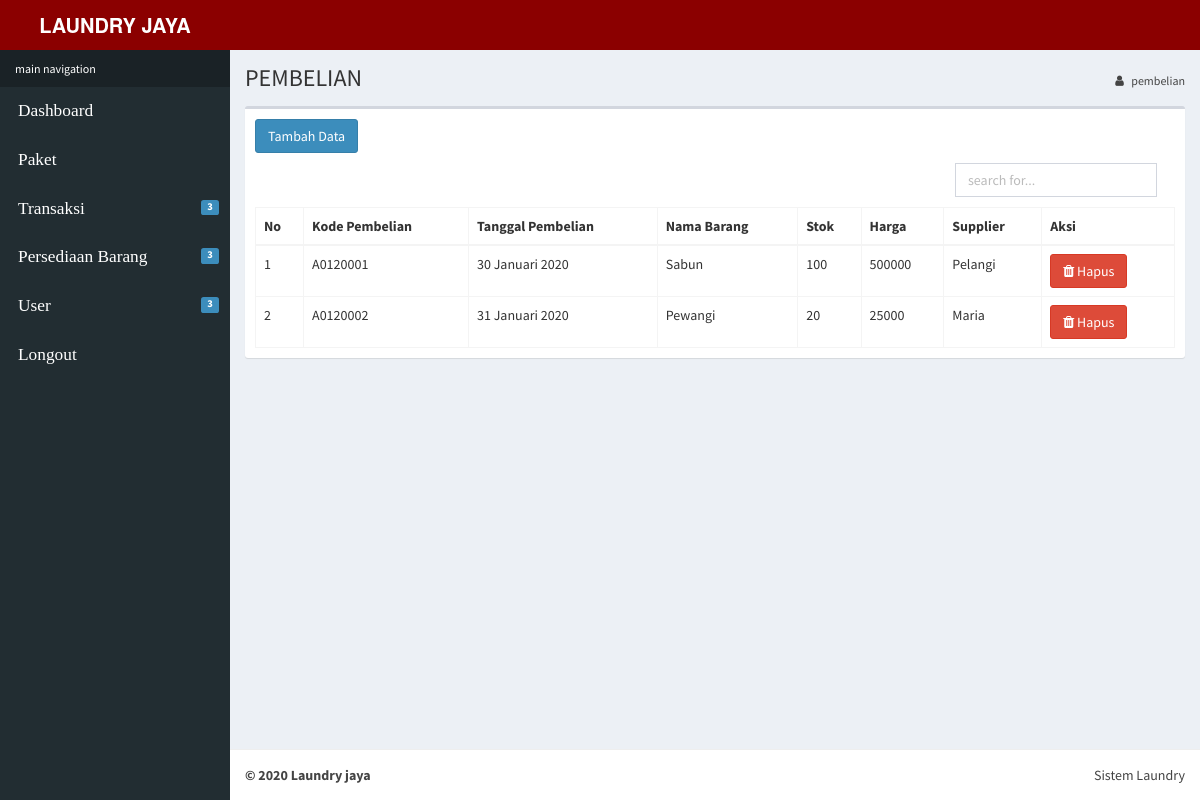
The app's page /index.php?p=pembelian (signed in) with its own data.
### tables this page shows
CREATE TABLE `pembelian` (
  `kode_pembelian` varchar(225) NOT NULL,
  `kode_barang` varchar(255) NOT NULL,
  `nama_barang` varchar(225) NOT NULL,
  `stok` int(225) NOT NULL,
  `tgl_pembelian` date NOT NULL,
  `harga` int(225) NOT NULL,
  `supplier` varchar(225) NOT NULL
);

### pembelian/pembelian_index.php (the view, shortened to what this page needs)
<section class="content-header">
  <h1>
     PEMBELIAN
  </h1>
  <ol class="breadcrumb">
    <li><a href="#"><i class="fa fa-user"></i>  pembelian</a></li>
  </ol>
</section>
<section class="content">
  <div class="row">
    <div class="col-xs-12">
      <div class="box">
        <div class="box-header">
        <a href="?p=input_pembelian">
          <button type="button" class="btn btn-primary">Tambah Data</button>
        </a>
        </div>
                <div class="box-body">
          <div class="col-md-12 col-sm-12">
            <div style="float: right; width: 50%; padding: 10px; margin-top: -20px; margin-right: -230px;">
              <form action="" method="post" class="d-none d-md-inline-block form-inline ml-auto mr-0 mr-md my-1 my-md-0">
                <div class="input-group">
                  <input type="text" class="form-control" name="cari" autofocus placeholder="search for..." aria-label="search" aria-describedby="basic-addon2" autocomplete="off"  id="keyword">
               </div>
             </form>
          </div>
        </div>
          <table id="example2" class="table table-bordered table-hover">
            <thead>
              <tr>
                <th>No</th>
                <th>Kode Pembelian</th>
                <th>Tanggal Pembelian</th>
                <th>Nama Barang</th>
                <th>Stok</th>
                <th>Harga</th>
                <th>Supplier</th>
                <th>Aksi</th>
              </tr>
            </thead>
            <tbody>
              <tr>
            <?php
                include "koneksi.php";
                $cari ="";
                $query = "SELECT * FROM pembelian where nama_barang like '%".$cari."%'";
                $no = 1;
                $sql = mysqli_query($connect, $query);
                if(mysqli_num_rows($sql) >0){
                    while($data=mysqli_fetch_assoc($sql)){
                  ?>
                  <tr>
                  <td><?php echo $no++;?></td>
                  <td><?php echo $data['kode_pembelian'];?></td>
                  <td><?php echo TanggalIndo($data['tgl_pembelian']);?></td>
                  <td><?php echo $data['nama_barang'];?></td>
                  <td><?php echo $data['stok'];?></td>
                  <td><?php echo $data['harga'];?></td>
                  <td><?php echo $data['supplier'];?></td>
                  <td>
                  <a href="index.php?p=hapus_pembelian&kode_pembelian=<?php echo $data["kode_pembelian"]; ?>" onclick=" return confirm('Anda Yakin Menghapus Data Ini');" class="btn btn-danger"><i class="fa fa-trash"></i> Hapus</a>
                  </td>
                  </tr>
                  <?php
                }
              }
              ?>
              </tr>
              </tbody>
          </table>
        </div>
      </div>
        </div>
      </div>
    </div>
  </div>

### records on screen
pembelian: kode_pembelian "A0120001", tgl_pembelian "30 Januari 2020", nama_barang "Sabun", stok "100", harga "500000", supplier "Pelangi"
pembelian: kode_pembelian "A0120002", tgl_pembelian "31 Januari 2020", nama_barang "Pewangi", stok "20", harga "25000", supplier "Maria"
